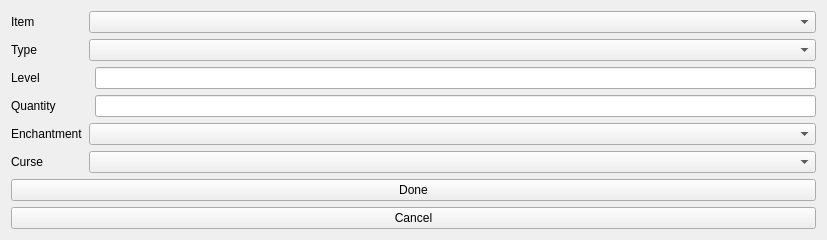
<?xml version="1.0" encoding="UTF-8"?>
<ui version="4.0">
 <class>NewItemWidget</class>
 <widget class="QWidget" name="NewItemWidget">
  <property name="geometry">
   <rect>
    <x>0</x>
    <y>0</y>
    <width>827</width>
    <height>234</height>
   </rect>
  </property>
  <property name="sizePolicy">
   <sizepolicy hsizetype="Fixed" vsizetype="Fixed">
    <horstretch>0</horstretch>
    <verstretch>0</verstretch>
   </sizepolicy>
  </property>
  <property name="windowTitle">
   <string>Add Itrem</string>
  </property>
  <layout class="QGridLayout" name="gridLayout">
   <item row="7" column="0" colspan="3">
    <widget class="QPushButton" name="m_btnCancel">
     <property name="text">
      <string>Cancel</string>
     </property>
    </widget>
   </item>
   <item row="6" column="0" colspan="3">
    <widget class="QPushButton" name="m_btnDone">
     <property name="text">
      <string>Done</string>
     </property>
    </widget>
   </item>
   <item row="3" column="0">
    <widget class="QLabel" name="m_lblQuantity">
     <property name="text">
      <string>Quantity</string>
     </property>
    </widget>
   </item>
   <item row="2" column="2">
    <widget class="QLineEdit" name="m_leLevel"/>
   </item>
   <item row="2" column="0">
    <widget class="QLabel" name="m_lblLevel">
     <property name="text">
      <string>Level</string>
     </property>
    </widget>
   </item>
   <item row="1" column="0">
    <widget class="QLabel" name="m_lblType">
     <property name="text">
      <string>Type</string>
     </property>
    </widget>
   </item>
   <item row="4" column="0">
    <widget class="QLabel" name="m_lblEnchantment">
     <property name="text">
      <string>Enchantment</string>
     </property>
    </widget>
   </item>
   <item row="3" column="2">
    <widget class="QLineEdit" name="m_leQuantity"/>
   </item>
   <item row="5" column="0">
    <widget class="QLabel" name="m_curse">
     <property name="text">
      <string>Curse</string>
     </property>
    </widget>
   </item>
   <item row="0" column="0">
    <widget class="QLabel" name="m_lblItem">
     <property name="text">
      <string>Item</string>
     </property>
    </widget>
   </item>
   <item row="5" column="1" colspan="2">
    <widget class="QComboBox" name="m_cbCurse"/>
   </item>
   <item row="4" column="1" colspan="2">
    <widget class="QComboBox" name="m_cbEnchantment"/>
   </item>
   <item row="1" column="1" colspan="2">
    <widget class="QComboBox" name="m_cbType"/>
   </item>
   <item row="0" column="1" colspan="2">
    <widget class="QComboBox" name="m_cbItem"/>
   </item>
  </layout>
 </widget>
 <resources/>
 <connections/>
</ui>
